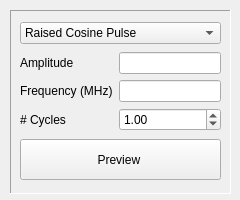
<?xml version="1.0" encoding="UTF-8"?>
<ui version="4.0">
 <class>SignalSetupWidget</class>
 <widget class="QWidget" name="SignalSetupWidget">
  <property name="geometry">
   <rect>
    <x>0</x>
    <y>0</y>
    <width>240</width>
    <height>200</height>
   </rect>
  </property>
  <property name="minimumSize">
   <size>
    <width>240</width>
    <height>200</height>
   </size>
  </property>
  <property name="maximumSize">
   <size>
    <width>240</width>
    <height>200</height>
   </size>
  </property>
  <property name="windowTitle">
   <string>Form</string>
  </property>
  <widget class="QFrame" name="Frame">
   <property name="geometry">
    <rect>
     <x>10</x>
     <y>10</y>
     <width>221</width>
     <height>184</height>
    </rect>
   </property>
   <property name="frameShape">
    <enum>QFrame::Panel</enum>
   </property>
   <property name="frameShadow">
    <enum>QFrame::Sunken</enum>
   </property>
   <layout class="QGridLayout" name="gridLayout">
    <item row="0" column="0">
     <widget class="QComboBox" name="typeComboBox">
      <item>
       <property name="text">
        <string>Raised Cosine Pulse</string>
       </property>
      </item>
      <item>
       <property name="text">
        <string>Gaussian Sine Pulse</string>
       </property>
      </item>
     </widget>
    </item>
    <item row="1" column="0">
     <layout class="QGridLayout" name="gridLayout_2">
      <item row="0" column="0">
       <widget class="QLabel" name="amplitudeLabel">
        <property name="text">
         <string>Amplitude</string>
        </property>
       </widget>
      </item>
      <item row="0" column="1">
       <widget class="QLineEdit" name="amplitudeLineEdit"/>
      </item>
      <item row="1" column="0">
       <widget class="QLabel" name="frequencyLabel">
        <property name="text">
         <string>Frequency (MHz)</string>
        </property>
       </widget>
      </item>
      <item row="1" column="1">
       <widget class="QLineEdit" name="frequencyLineEdit"/>
      </item>
      <item row="2" column="0">
       <widget class="QLabel" name="cyclesLabel">
        <property name="text">
         <string># Cycles</string>
        </property>
       </widget>
      </item>
      <item row="2" column="1">
       <widget class="QDoubleSpinBox" name="cyclesDoubleSpinBox">
        <property name="maximum">
         <double>20.000000000000000</double>
        </property>
        <property name="value">
         <double>1.000000000000000</double>
        </property>
       </widget>
      </item>
     </layout>
    </item>
    <item row="2" column="0">
     <widget class="QPushButton" name="previewPushButton">
      <property name="minimumSize">
       <size>
        <width>0</width>
        <height>41</height>
       </size>
      </property>
      <property name="maximumSize">
       <size>
        <width>16777215</width>
        <height>41</height>
       </size>
      </property>
      <property name="text">
       <string>Preview </string>
      </property>
      <property name="icon">
       <iconset resource="resources.qrc">
        <normaloff>:/previewImage.png</normaloff>:/previewImage.png</iconset>
      </property>
      <property name="iconSize">
       <size>
        <width>24</width>
        <height>24</height>
       </size>
      </property>
     </widget>
    </item>
   </layout>
  </widget>
 </widget>
 <resources>
  <include location="resources.qrc"/>
 </resources>
 <connections/>
</ui>
